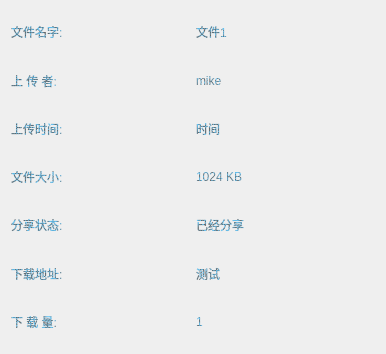
<?xml version="1.0" encoding="UTF-8"?>
<ui version="4.0">
 <class>FilePropertyInfo</class>
 <widget class="QDialog" name="FilePropertyInfo">
  <property name="geometry">
   <rect>
    <x>0</x>
    <y>0</y>
    <width>386</width>
    <height>354</height>
   </rect>
  </property>
  <property name="windowTitle">
   <string>文件属性</string>
  </property>
  <layout class="QGridLayout" name="gridLayout">
   <item row="5" column="0">
    <widget class="QLabel" name="label_12">
     <property name="styleSheet">
      <string notr="true">font: 20pt &quot;华文新魏&quot;;
color: qradialgradient(spread:repeat, cx:0.5, cy:0.5, radius:0.077, fx:0.5, fy:0.5, stop:0 rgba(0, 169, 255, 147), stop:0.497326 rgba(0, 0, 0, 147), stop:1 rgba(0, 169, 255, 147));</string>
     </property>
     <property name="text">
      <string>下载地址:</string>
     </property>
    </widget>
   </item>
   <item row="4" column="0">
    <widget class="QLabel" name="label_10">
     <property name="styleSheet">
      <string notr="true">font: 20pt &quot;华文新魏&quot;;
color: qradialgradient(spread:repeat, cx:0.5, cy:0.5, radius:0.077, fx:0.5, fy:0.5, stop:0 rgba(0, 169, 255, 147), stop:0.497326 rgba(0, 0, 0, 147), stop:1 rgba(0, 169, 255, 147));</string>
     </property>
     <property name="text">
      <string>分享状态:</string>
     </property>
    </widget>
   </item>
   <item row="3" column="1">
    <widget class="QLabel" name="size">
     <property name="styleSheet">
      <string notr="true">font: 20pt &quot;华文新魏&quot;;
color: qradialgradient(spread:repeat, cx:0.5, cy:0.5, radius:0.077, fx:0.5, fy:0.5, stop:0 rgba(0, 169, 255, 147), stop:0.497326 rgba(0, 0, 0, 147), stop:1 rgba(0, 169, 255, 147));</string>
     </property>
     <property name="text">
      <string>1024 KB</string>
     </property>
    </widget>
   </item>
   <item row="3" column="0">
    <widget class="QLabel" name="label_13">
     <property name="styleSheet">
      <string notr="true">font: 20pt &quot;华文新魏&quot;;
color: qradialgradient(spread:repeat, cx:0.5, cy:0.5, radius:0.077, fx:0.5, fy:0.5, stop:0 rgba(0, 169, 255, 147), stop:0.497326 rgba(0, 0, 0, 147), stop:1 rgba(0, 169, 255, 147));</string>
     </property>
     <property name="text">
      <string>文件大小:</string>
     </property>
    </widget>
   </item>
   <item row="2" column="0">
    <widget class="QLabel" name="label_6">
     <property name="styleSheet">
      <string notr="true">font: 20pt &quot;华文新魏&quot;;
color: qradialgradient(spread:repeat, cx:0.5, cy:0.5, radius:0.077, fx:0.5, fy:0.5, stop:0 rgba(0, 169, 255, 147), stop:0.497326 rgba(0, 0, 0, 147), stop:1 rgba(0, 169, 255, 147));</string>
     </property>
     <property name="text">
      <string>上传时间:</string>
     </property>
    </widget>
   </item>
   <item row="1" column="1">
    <widget class="QLabel" name="user">
     <property name="styleSheet">
      <string notr="true">font: 20pt &quot;华文新魏&quot;;
color: qradialgradient(spread:repeat, cx:0.5, cy:0.5, radius:0.077, fx:0.5, fy:0.5, stop:0 rgba(0, 169, 255, 147), stop:0.497326 rgba(0, 0, 0, 147), stop:1 rgba(0, 169, 255, 147));</string>
     </property>
     <property name="text">
      <string>mike</string>
     </property>
    </widget>
   </item>
   <item row="0" column="1">
    <widget class="QLabel" name="filename">
     <property name="styleSheet">
      <string notr="true">font: 20pt &quot;华文新魏&quot;;
color: qradialgradient(spread:repeat, cx:0.5, cy:0.5, radius:0.077, fx:0.5, fy:0.5, stop:0 rgba(0, 169, 255, 147), stop:0.497326 rgba(0, 0, 0, 147), stop:1 rgba(0, 169, 255, 147));</string>
     </property>
     <property name="text">
      <string>文件1</string>
     </property>
    </widget>
   </item>
   <item row="1" column="0">
    <widget class="QLabel" name="label_4">
     <property name="styleSheet">
      <string notr="true">font: 20pt &quot;华文新魏&quot;;
color: qradialgradient(spread:repeat, cx:0.5, cy:0.5, radius:0.077, fx:0.5, fy:0.5, stop:0 rgba(0, 169, 255, 147), stop:0.497326 rgba(0, 0, 0, 147), stop:1 rgba(0, 169, 255, 147));</string>
     </property>
     <property name="text">
      <string>上 传 者:</string>
     </property>
    </widget>
   </item>
   <item row="6" column="0">
    <widget class="QLabel" name="label_8">
     <property name="styleSheet">
      <string notr="true">font: 20pt &quot;华文新魏&quot;;
color: qradialgradient(spread:repeat, cx:0.5, cy:0.5, radius:0.077, fx:0.5, fy:0.5, stop:0 rgba(0, 169, 255, 147), stop:0.497326 rgba(0, 0, 0, 147), stop:1 rgba(0, 169, 255, 147));</string>
     </property>
     <property name="text">
      <string>下 载 量:</string>
     </property>
    </widget>
   </item>
   <item row="2" column="1">
    <widget class="QLabel" name="time">
     <property name="styleSheet">
      <string notr="true">font: 20pt &quot;华文新魏&quot;;
color: qradialgradient(spread:repeat, cx:0.5, cy:0.5, radius:0.077, fx:0.5, fy:0.5, stop:0 rgba(0, 169, 255, 147), stop:0.497326 rgba(0, 0, 0, 147), stop:1 rgba(0, 169, 255, 147));</string>
     </property>
     <property name="text">
      <string>时间</string>
     </property>
    </widget>
   </item>
   <item row="4" column="1">
    <widget class="QLabel" name="share">
     <property name="styleSheet">
      <string notr="true">font: 20pt &quot;华文新魏&quot;;
color: qradialgradient(spread:repeat, cx:0.5, cy:0.5, radius:0.077, fx:0.5, fy:0.5, stop:0 rgba(0, 169, 255, 147), stop:0.497326 rgba(0, 0, 0, 147), stop:1 rgba(0, 169, 255, 147));</string>
     </property>
     <property name="text">
      <string>已经分享</string>
     </property>
    </widget>
   </item>
   <item row="0" column="0">
    <widget class="QLabel" name="label_2">
     <property name="styleSheet">
      <string notr="true">font: 20pt &quot;华文新魏&quot;;
color: qradialgradient(spread:repeat, cx:0.5, cy:0.5, radius:0.077, fx:0.5, fy:0.5, stop:0 rgba(0, 169, 255, 147), stop:0.497326 rgba(0, 0, 0, 147), stop:1 rgba(0, 169, 255, 147));</string>
     </property>
     <property name="text">
      <string>文件名字:</string>
     </property>
    </widget>
   </item>
   <item row="5" column="1">
    <widget class="QLabel" name="url">
     <property name="styleSheet">
      <string notr="true">font: 20pt &quot;华文新魏&quot;;
color: qradialgradient(spread:repeat, cx:0.5, cy:0.5, radius:0.077, fx:0.5, fy:0.5, stop:0 rgba(0, 169, 255, 147), stop:0.497326 rgba(0, 0, 0, 147), stop:1 rgba(0, 169, 255, 147));</string>
     </property>
     <property name="text">
      <string>测试</string>
     </property>
    </widget>
   </item>
   <item row="6" column="1">
    <widget class="QLabel" name="pv">
     <property name="styleSheet">
      <string notr="true">font: 20pt &quot;华文新魏&quot;;
color: qradialgradient(spread:repeat, cx:0.5, cy:0.5, radius:0.077, fx:0.5, fy:0.5, stop:0 rgba(0, 169, 255, 147), stop:0.497326 rgba(0, 0, 0, 147), stop:1 rgba(0, 169, 255, 147));</string>
     </property>
     <property name="text">
      <string>1</string>
     </property>
    </widget>
   </item>
  </layout>
  <zorder>label_2</zorder>
  <zorder>label_4</zorder>
  <zorder>label_6</zorder>
  <zorder>label_13</zorder>
  <zorder>label_10</zorder>
  <zorder>label_12</zorder>
  <zorder>label_8</zorder>
  <zorder>filename</zorder>
  <zorder>user</zorder>
  <zorder>time</zorder>
  <zorder>size</zorder>
  <zorder>share</zorder>
  <zorder>url</zorder>
  <zorder>pv</zorder>
 </widget>
 <resources/>
 <connections/>
</ui>
